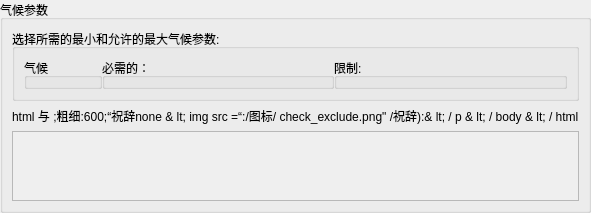
         <widget class="QWidget" name="pageClimates">
          <layout class="QGridLayout" name="gridLayout_8">
           <property name="leftMargin">
            <number>0</number>
           </property>
           <property name="topMargin">
            <number>0</number>
           </property>
           <property name="rightMargin">
            <number>0</number>
           </property>
           <property name="bottomMargin">
            <number>0</number>
           </property>
           <property name="spacing">
            <number>0</number>
           </property>
           <item row="0" column="0">
            <widget class="QGroupBox" name="groupBox">
             <property name="title">
              <string>&#27668;&#20505;&#21442;&#25968;</string>
             </property>
             <layout class="QGridLayout" name="gridLayout_15">
              <item row="0" column="0">
               <widget class="QGroupBox" name="groupBox_2">
                <property name="title">
                 <string>&#36873;&#25321;&#25152;&#38656;&#30340;&#26368;&#23567;&#21644;&#20801;&#35768;&#30340;&#26368;&#22823;&#27668;&#20505;&#21442;&#25968;:</string>
                </property>
                <layout class="QGridLayout" name="gridLayout_6">
                 <property name="spacing">
                  <number>0</number>
                 </property>
                 <item row="0" column="1" colspan="3">
                  <widget class="QGroupBox" name="groupBox_3">
                   <property name="toolTip">
                    <string>&lt;html&gt;&lt;head/&gt;&lt;body&gt;&lt; &lt; &gt;&#27668;&#20505;&#24517;&#39035;&#36827;&#20837;&#35201;&#27714;&#30340;&#33539;&#22260;&lt;/ &gt;&lt; &gt;&#23383;&#20307;&#26679;&#24335;:&#26012;&#20307;;&#8220;&#31069;&#36766;complete&lt; / span&gt;&lt;/ &gt;&lt;/body&gt;&lt;/html&gt;</string>
                   </property>
                   <property name="title">
                    <string>&#24517;&#38656;&#30340;&#65306;</string>
                   </property>
                   <layout class="QGridLayout" name="gridLayout_11">
                    <property name="leftMargin">
                     <number>0</number>
                    </property>
                    <property name="topMargin">
                     <number>8</number>
                    </property>
                    <property name="rightMargin">
                     <number>0</number>
                    </property>
                    <property name="bottomMargin">
                     <number>0</number>
                    </property>
                    <item row="0" column="0">
                     <layout class="QGridLayout" name="gridNoiseRequired">
                      <property name="spacing">
                       <number>0</number>
                      </property>
                     </layout>
                    </item>
                   </layout>
                  </widget>
                 </item>
                 <item row="0" column="0">
                  <widget class="QGroupBox" name="groupBox_4">
                   <property name="title">
                    <string>&#27668;&#20505;</string>
                   </property>
                   <layout class="QGridLayout" name="gridLayout_14">
                    <property name="leftMargin">
                     <number>0</number>
                    </property>
                    <property name="topMargin">
                     <number>8</number>
                    </property>
                    <property name="rightMargin">
                     <number>0</number>
                    </property>
                    <property name="bottomMargin">
                     <number>0</number>
                    </property>
                    <item row="0" column="0">
                     <layout class="QGridLayout" name="gridNoiseName">
                      <property name="spacing">
                       <number>0</number>
                      </property>
                     </layout>
                    </item>
                   </layout>
                  </widget>
                 </item>
                 <item row="0" column="4" colspan="3">
                  <widget class="QGroupBox" name="groupBox_9">
                   <property name="toolTip">
                    <string>&lt;html&gt;&lt;&#22836;&#37096;/&gt;&lt;&#36523;&#20307;&gt;&lt; &lt;&#27668;&#20505;&#24517;&#39035;&#20445;&#25345;&#22312;&#38480;&#21046;&#33539;&#22260;&#20869;&lt;/p&gt;&lt;/&#36523;&#20307;&gt;&lt;/html&gt;</string>
                   </property>
                   <property name="title">
                    <string>&#38480;&#21046;:</string>
                   </property>
                   <layout class="QGridLayout" name="gridLayout_12">
                    <property name="leftMargin">
                     <number>0</number>
                    </property>
                    <property name="topMargin">
                     <number>8</number>
                    </property>
                    <property name="rightMargin">
                     <number>0</number>
                    </property>
                    <property name="bottomMargin">
                     <number>0</number>
                    </property>
                    <item row="1" column="0">
                     <layout class="QGridLayout" name="gridNoiseAllowed">
                      <property name="spacing">
                       <number>0</number>
                      </property>
                     </layout>
                    </item>
                   </layout>
                  </widget>
                 </item>
                </layout>
               </widget>
              </item>
              <item row="1" column="0">
               <widget class="QLabel" name="label_10">
                <property name="text">
                 <string>html&gt;&lt;&#22836;&#37096;/&gt;&lt;body&gt;&lt; &lt;font- family:&#23435;&#20307;;&#19982;&lt;img src=&amp;quot;:/icons/check_include.png&amp;quot;/ &lt;span style=&amp;quot;&#31895;&#32454;:600;&#8220;&#31069;&#36766;any&lt; / span&gt;&#19982;&lt;img src=&amp;quot;;/ icons/check_unchecked.png&amp;quot;/&gt;;&#31895;&#32454;:600;&#8220;&#31069;&#36766;none&lt; / span&gt;&amp; lt; img src =&#8220;:/&#22270;&#26631;/ check_exclude.png&amp;quot; /&#31069;&#36766;):&amp; lt; / p&gt; &amp; lt; / body&gt; &amp; lt; / html&gt;</string>
                </property>
               </widget>
              </item>
              <item row="2" column="0">
               <widget class="QScrollArea" name="scrollNoise">
                <property name="widgetResizable">
                 <bool>true</bool>
                </property>
                <widget class="QWidget" name="scrollNoiseContent">
                 <property name="sizePolicy">
                  <sizepolicy hsizetype="Expanding" vsizetype="Expanding">
                   <horstretch>0</horstretch>
                   <verstretch>0</verstretch>
                  </sizepolicy>
                 </property>
                 <layout class="QVBoxLayout" name="verticalLayout_5">
                  <property name="sizeConstraint">
                   <enum>QLayout::SetMinAndMaxSize</enum>
                  </property>
                  <item>
                   <layout class="QGridLayout" name="gridNoiseBiomes" />
                  </item>
                 </layout>
                </widget>
               </widget>
              </item>
             </layout>
            </widget>
           </item>
          </layout>
         </widget>
